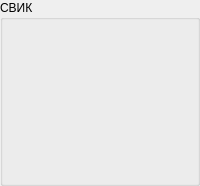
    <widget class="QGroupBox" name="mwir_container">
     <property name="title">
      <string>СВИК</string>
     </property>
     <layout class="QGridLayout" name="mwir_layout">
      <property name="leftMargin">
       <number>1</number>
      </property>
      <property name="topMargin">
       <number>1</number>
      </property>
      <property name="rightMargin">
       <number>1</number>
      </property>
      <property name="bottomMargin">
       <number>1</number>
      </property>
      <property name="spacing">
       <number>1</number>
      </property>
      <item row="0" column="0">
       <widget class="InoutIntWidget" name="mwir_sensor_status" native="true">
        <property name="sizePolicy">
         <sizepolicy hsizetype="Preferred" vsizetype="Fixed">
          <horstretch>0</horstretch>
          <verstretch>0</verstretch>
         </sizepolicy>
        </property>
        <property name="minimumSize">
         <size>
          <width>0</width>
          <height>26</height>
         </size>
        </property>
        <property name="maximumSize">
         <size>
          <width>16777215</width>
          <height>26</height>
         </size>
        </property>
       </widget>
      </item>
      <item row="4" column="0">
       <widget class="InoutIntWidget" name="mwir_hres" native="true">
        <property name="sizePolicy">
         <sizepolicy hsizetype="Preferred" vsizetype="Fixed">
          <horstretch>0</horstretch>
          <verstretch>0</verstretch>
         </sizepolicy>
        </property>
        <property name="minimumSize">
         <size>
          <width>0</width>
          <height>26</height>
         </size>
        </property>
        <property name="maximumSize">
         <size>
          <width>16777215</width>
          <height>26</height>
         </size>
        </property>
       </widget>
      </item>
      <item row="1" column="0">
       <widget class="InoutIntWidget" name="mwir_lens_status" native="true">
        <property name="sizePolicy">
         <sizepolicy hsizetype="Preferred" vsizetype="Fixed">
          <horstretch>0</horstretch>
          <verstretch>0</verstretch>
         </sizepolicy>
        </property>
        <property name="minimumSize">
         <size>
          <width>0</width>
          <height>26</height>
         </size>
        </property>
        <property name="maximumSize">
         <size>
          <width>16777215</width>
          <height>26</height>
         </size>
        </property>
       </widget>
      </item>
      <item row="0" column="1">
       <widget class="InoutIntWidget" name="mwir_zoom_drive" native="true">
        <property name="sizePolicy">
         <sizepolicy hsizetype="Preferred" vsizetype="Fixed">
          <horstretch>0</horstretch>
          <verstretch>0</verstretch>
         </sizepolicy>
        </property>
        <property name="minimumSize">
         <size>
          <width>0</width>
          <height>26</height>
         </size>
        </property>
        <property name="maximumSize">
         <size>
          <width>16777215</width>
          <height>26</height>
         </size>
        </property>
       </widget>
      </item>
      <item row="1" column="1">
       <widget class="InoutIntWidget" name="mwir_focus_drive" native="true">
        <property name="sizePolicy">
         <sizepolicy hsizetype="Preferred" vsizetype="Fixed">
          <horstretch>0</horstretch>
          <verstretch>0</verstretch>
         </sizepolicy>
        </property>
        <property name="minimumSize">
         <size>
          <width>0</width>
          <height>26</height>
         </size>
        </property>
        <property name="maximumSize">
         <size>
          <width>16777215</width>
          <height>26</height>
         </size>
        </property>
       </widget>
      </item>
      <item row="2" column="0">
       <widget class="InoutIntWidget" name="mwir_fps" native="true">
        <property name="sizePolicy">
         <sizepolicy hsizetype="Preferred" vsizetype="Fixed">
          <horstretch>0</horstretch>
          <verstretch>0</verstretch>
         </sizepolicy>
        </property>
        <property name="minimumSize">
         <size>
          <width>0</width>
          <height>26</height>
         </size>
        </property>
        <property name="maximumSize">
         <size>
          <width>16777215</width>
          <height>26</height>
         </size>
        </property>
       </widget>
      </item>
      <item row="3" column="1">
       <widget class="InoutFloatWidget" name="mwir_focus_mm" native="true">
        <property name="sizePolicy">
         <sizepolicy hsizetype="Preferred" vsizetype="Fixed">
          <horstretch>0</horstretch>
          <verstretch>0</verstretch>
         </sizepolicy>
        </property>
        <property name="minimumSize">
         <size>
          <width>0</width>
          <height>26</height>
         </size>
        </property>
        <property name="maximumSize">
         <size>
          <width>16777215</width>
          <height>26</height>
         </size>
        </property>
       </widget>
      </item>
      <item row="4" column="1">
       <widget class="InoutFloatWidget" name="mwir_field_grad" native="true">
        <property name="sizePolicy">
         <sizepolicy hsizetype="Preferred" vsizetype="Fixed">
          <horstretch>0</horstretch>
          <verstretch>0</verstretch>
         </sizepolicy>
        </property>
        <property name="minimumSize">
         <size>
          <width>0</width>
          <height>26</height>
         </size>
        </property>
        <property name="maximumSize">
         <size>
          <width>16777215</width>
          <height>26</height>
         </size>
        </property>
       </widget>
      </item>
      <item row="5" column="0">
       <widget class="InoutIntWidget" name="mwir_exp" native="true">
        <property name="sizePolicy">
         <sizepolicy hsizetype="Preferred" vsizetype="Fixed">
          <horstretch>0</horstretch>
          <verstretch>0</verstretch>
         </sizepolicy>
        </property>
        <property name="minimumSize">
         <size>
          <width>0</width>
          <height>26</height>
         </size>
        </property>
        <property name="maximumSize">
         <size>
          <width>16777215</width>
          <height>26</height>
         </size>
        </property>
       </widget>
      </item>
      <item row="5" column="1">
       <layout class="QHBoxLayout" name="hlayout_mw_processing">
        <property name="spacing">
         <number>1</number>
        </property>
        <property name="leftMargin">
         <number>0</number>
        </property>
        <property name="topMargin">
         <number>0</number>
        </property>
        <property name="rightMargin">
         <number>0</number>
        </property>
        <property name="bottomMargin">
         <number>0</number>
        </property>
        <item>
         <widget class="InoutCheckBoxWidget" name="mw_agc" native="true">
          <property name="sizePolicy">
           <sizepolicy hsizetype="Preferred" vsizetype="Fixed">
            <horstretch>0</horstretch>
            <verstretch>0</verstretch>
           </sizepolicy>
          </property>
          <property name="minimumSize">
           <size>
            <width>0</width>
            <height>26</height>
           </size>
          </property>
          <property name="maximumSize">
           <size>
            <width>16777215</width>
            <height>26</height>
           </size>
          </property>
         </widget>
        </item>
        <item>
         <widget class="InoutCheckBoxWidget" name="inversion_mw" native="true"/>
        </item>
       </layout>
      </item>
      <item row="2" column="1">
       <widget class="InoutIntWidget" name="mwir_lens_temp" native="true">
        <property name="sizePolicy">
         <sizepolicy hsizetype="Preferred" vsizetype="Fixed">
          <horstretch>0</horstretch>
          <verstretch>0</verstretch>
         </sizepolicy>
        </property>
        <property name="minimumSize">
         <size>
          <width>0</width>
          <height>26</height>
         </size>
        </property>
        <property name="maximumSize">
         <size>
          <width>16777215</width>
          <height>26</height>
         </size>
        </property>
       </widget>
      </item>
      <item row="3" column="0">
       <widget class="InoutIntWidget" name="mwir_vres" native="true">
        <property name="sizePolicy">
         <sizepolicy hsizetype="Preferred" vsizetype="Fixed">
          <horstretch>0</horstretch>
          <verstretch>0</verstretch>
         </sizepolicy>
        </property>
        <property name="minimumSize">
         <size>
          <width>0</width>
          <height>26</height>
         </size>
        </property>
        <property name="maximumSize">
         <size>
          <width>16777215</width>
          <height>26</height>
         </size>
        </property>
       </widget>
      </item>
     </layout>
    </widget>
